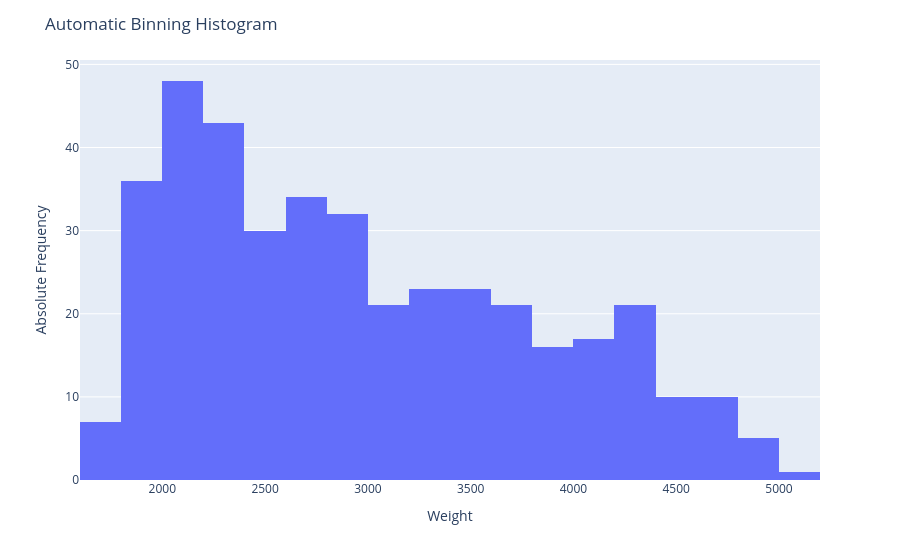

The cell this chart's notebook holds for it:
### Markdown cell above
#### Histogram | Absoulte Frequency | automatic binning | Variable: weight

### Code cell
import plotly.express as px

fig = px.histogram(
    data,
    x="weight",
)

fig.update_layout(
    xaxis_title_text='Weight',
    yaxis_title_text='Absolute Frequency',
    title=dict(
            text='Automatic Binning Histogram',
        ),
)

fig.show()

### Figure 1 — Plotly figure (JSON) as saved in the notebook; plotly's stock layout.template omitted (floating-point values rounded to 4 significant figures; data arrays with more than 128 entries replaced by an {"elided": "..."} marker saying what was removed)
{"data": [{"bingroup": "x", "hovertemplate": "weight=%{x}<br>count=%{y}<extra></extra>", "legendgroup": "", "marker": {"color": "#636efa", "pattern": {"shape": ""}}, "name": "", "orientation": "v", "showlegend": false, "type": "histogram", "x": {"elided": "398 int values"}, "xaxis": "x", "yaxis": "y"}], "layout": {"barmode": "relative", "legend": {"tracegroupgap": 0}, "margin": {"t": 60}, "title": {"text": "Automatic Binning Histogram"}, "xaxis": {"anchor": "y", "domain": [0, 1], "title": {"text": "Weight"}}, "yaxis": {"anchor": "x", "domain": [0, 1], "title": {"text": "Absolute Frequency"}}}}
